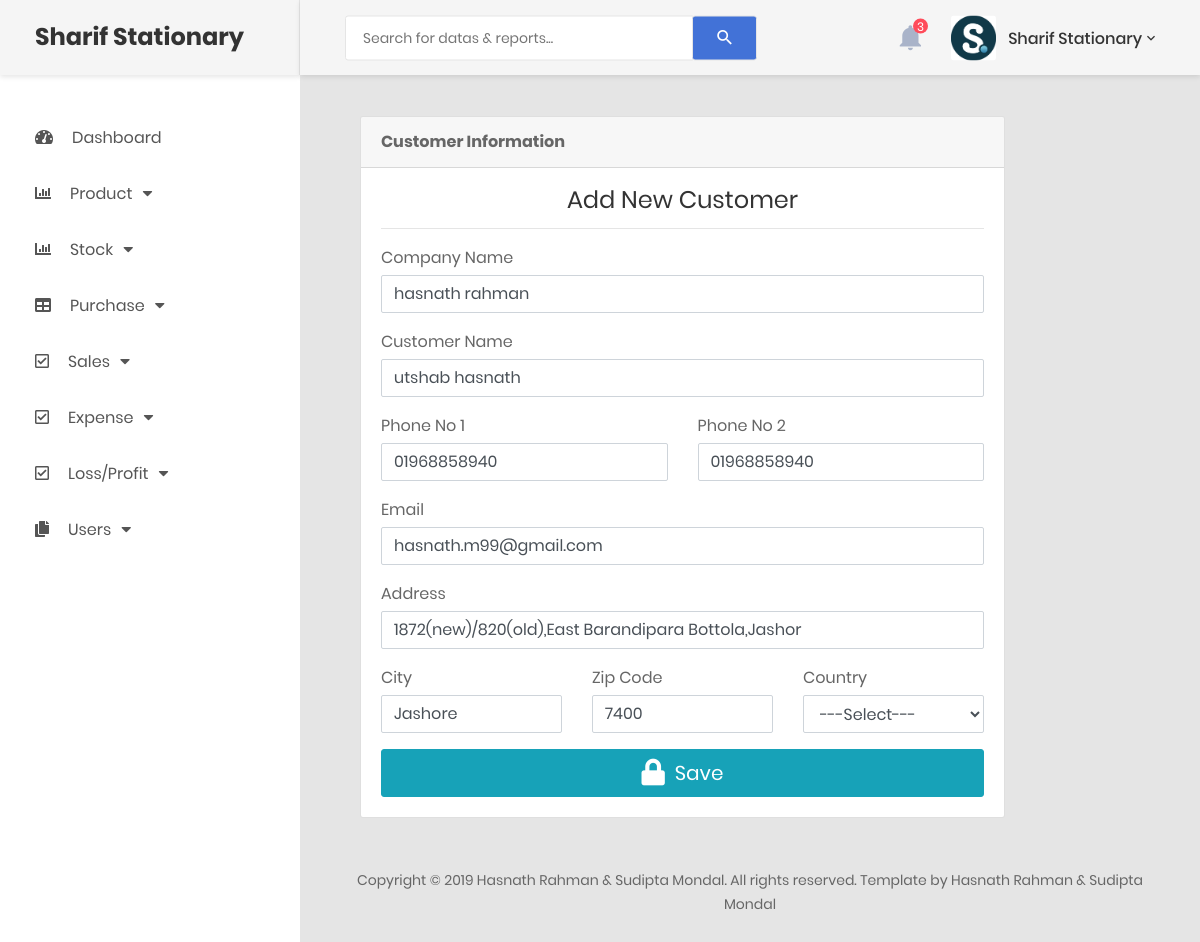
Page /inc.process/edit_customer_process.php?id=1 (signed in) on the committed database.
### tables this page shows
CREATE TABLE `customer` (
  `id` int(11) NOT NULL,
  `company_name` varchar(50) NOT NULL,
  `customer_name` varchar(50) NOT NULL,
  `phn_no_1` varchar(50) NOT NULL,
  `phn_no_2` varchar(50) NOT NULL,
  `email` varchar(50) NOT NULL,
  `address` varchar(50) NOT NULL,
  `city` varchar(50) NOT NULL,
  `zip_code` varchar(50) NOT NULL,
  `country` varchar(50) NOT NULL
);

### inc.process/edit_customer_process.php (the view, shortened to what this page needs)
<?php
require 'header.php';
$id=$_GET['id'];
 ?>
            <div class="main-content">
                <div class="section__content section__content--p30">
                    <div class="container-fluid">
                            <?php
                            $query1="select * from customer where id=$id ";
                            $query1_run=mysqli_query($connect , $query1);
                            while($row=mysqli_fetch_array($query1_run)){
                                $company_name=$row['company_name'];
                                $customer_name=$row['customer_name'];
                                $phn_no_1=$row['phn_no_1'];
                                $phn_no_2=$row['phn_no_2'];
                                $email=$row['email'];
                                $address=$row['address'];
                                $city=$row['city'];
                                $zip_code=$row['zip_code'];
                                $country=$row['country'];
                            }
                            ?>
                                <form action="edit_customer_process_func.php?id=<?php echo $id; ?>" method="POST" >
                                    <div class="col-lg-10">
                                        <div class="card">
                                            <div class="card-header"><b>Customer Information</b></div>
                                            <div class="card-body">
                                                <div class="card-title">
                                                    <h3 class="text-center title-2"> Add New Customer</h3>
                                                </div>
                                                <hr>
                                                    <div class="form-group">
                                                        <label for="company_name" class="control-label mb-1">Company Name</label>
                                                        <input id="company_name" name="company_name" type="text" class="form-control"  value="<?php echo $customer_name; ?>" required >
                                                    </div>
                                                    <div class="form-group has-success">
                                                        <label for="customer_name" class="control-label mb-1">Customer Name</label>
                                                        <input id="customer_name" name="customer_name" type="text" class="form-control" value="<?php echo $company_name; ?>" required >
                                                    </div>
                                                    <div class="row">
                                                        <div class="col-6">
                                                            <div class="form-group">
                                                                <label for="phn_no_1" class="control-label mb-1">Phone No 1</label>
                                                                <input id="phn_no_1" name="phn_no_1" type="number" class="form-control " value="<?php echo $phn_no_1;?>">
                                                            </div>
                                                        </div>
                                                        <div class="col-6">
                                                            <label for="phn_no_2" class="control-label mb-1">Phone No 2</label>
                                                            <div class="input-group">
                                                                <input id="phn_no_2" name="phn_no_2" type="number" class="form-control " value="<?php echo $phn_no_2; ?>">
                                                            </div>
                                                        </div>
                                                    </div>
                                                    <div class="form-group has-success">
                                                        <label for="email" class="control-label mb-1">Email</label>
                                                        <input id="email" name="email" type="text" class="form-control " value="<?php echo $email; ?>">
                                                    </div>
                                                    <div class="form-group">
                                                        <label for="address" class="control-label mb-1">Address</label>
                                                        <input id="address" name="address" type="text" class="form-control " value="<?php echo $address; ?>">
                                                    </div>
                                                    <div class="row">
                                                        <div class="col-4">
                                                            <div class="form-group">
                                                                <label for="city" class="control-label mb-1">City</label>
                                                                <input id="city" name="city" type="text" class="form-control " value="<?php echo $city; ?>">
                                                            </div>
                                                        </div>
                                                        <div class="col-4">
                                                            <label for="zip_code" class="control-label mb-1">Zip Code</label>
                                                            <div class="input-group">
                                                                <input id="zip_code" name="zip_code" type="text" class="form-control" value="<?php echo $zip_code;  ?>" >
                                                            </div>
                                                        </div>
                                                        <div class="col-4">
                                                            <div class="form-group">
                                                                <label for="country" class="control-label mb-1">Country</label>
                                                                <select  name="country" class="form-control"  value="<?php echo $country; ?>" required>
                                                                    <option value="" >---Select---</option>
                                                                </select>
                                                            </div>
                                                        </div>
                                                    </div>
                                                    <div>
                                                        <button id="payment-button" type="submit" name="submit" class="btn btn-lg btn-info btn-block">
                                                            <i class="fa fa-lock fa-lg"></i>&nbsp;
                                                            <span id="payment-button-amount">Save</span>
                                                        </button>
                                                    </div>
                                            </div>
                                        </div>
                            </div>
                                </form>
                        <div class="row">
                            <div class="col-md-12">
                                <div class="copyright">
                                    <p>Copyright © 2019 Hasnath Rahman  &  Sudipta Mondal. All rights reserved. Template by <a href="#"></a>Hasnath Rahman  &  Sudipta Mondal</p>
                                </div>
                            </div>
                        </div>
                    </div>
                </div>
            </div>
        </div>
    </div>
    <?php require 'footer.php' ?>

### rows in the picture
customer: company_name "hasnath rahman", customer_name "utshab hasnath", phn_no_1 "01968858940", phn_no_2 "01968858940", email "hasnath.m99@gmail.com", address "1872(new)/820(old),East Barandipara Bottola,Jashor", city "Jashore", zip_code "7400"
